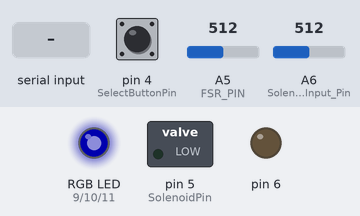
A sketch run on a simulated Arduino Nano, built with avr-gcc and run on an emulated ATmega328P. Shown: switched loads named in the sketch (green lamp = pin HIGH), an RGB LED mixed from three pins (HIGH = lit), output pins drawn as LEDs (lit = HIGH). The inputs (shaded band) are chosen by the test bench; at power-on: A5 (FSR_PIN) = 512, pin 4 (SelectButtonPin) HIGH, A6 (Solenoid_Input_Pin) = 512. Dim RGB values are drawn brighter than linear; what the sketch prints to the serial monitor is not drawn.

Above: at 1.2 s.
1.3 s: A5 (FSR_PIN) set to 790
4.3 s: A5 (FSR_PIN) set to 810
At 4.7 s:
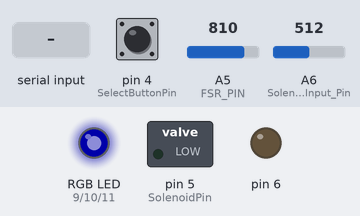
7.3 s: pin 4 (SelectButtonPin) pulled LOW for 0.15 s
At 8.91 s:
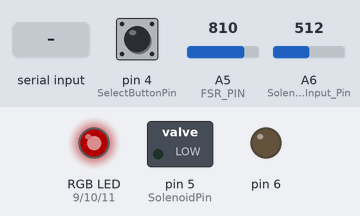
10.3 s: pin 4 (SelectButtonPin) pulled LOW for 1 s
At 10.72 s:
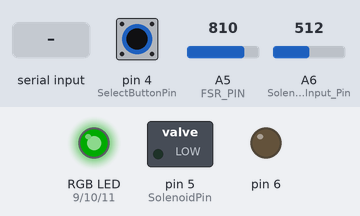
13.3 s: byte 13 ('\r') received over Serial
16.3 s: pin 4 (SelectButtonPin) pulled LOW for 0.15 s
At 17.03 s:
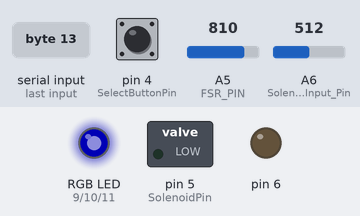
Timing chart, 0 to 20.4 s (numbered marks = the images above; inputs shaded):
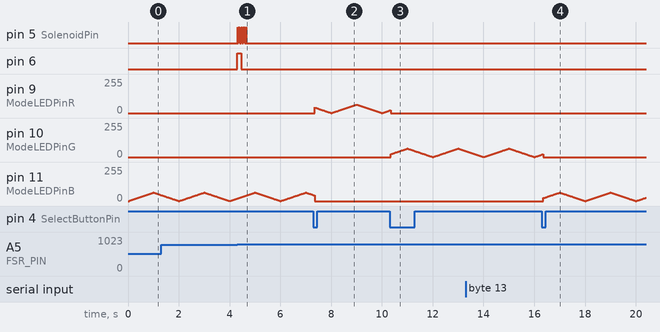

The sketch:

flamethrower.ino
```cpp
/*
  This is the firmware for my wrist-mounted flamethrower
  Hopefully, this isn't all overkill
*/
#include <EEPROM.h>
#include "common.h"
#include "ignitor.h"
#include "burst.h"
#include "settings.h"

Burst m_burst; // burst controller
Ignitor m_ignitor; // ignition controller

// some variables for receiveing and parsing from the user:
char message[50];
int mess_pos = 0;
char incomingByte = 0;

int TriggerButtonState = LOW;       // the current reading from the input pin
int lastTriggerButtonState = LOW;   // the previous reading from the input pin

int SelectButtonState = LOW;       // the current reading from the input pin
int lastSelectButtonState = LOW;   // the previous reading from the input pin

unsigned long lastTriggerDebounceTime = 0;  // the last time the trigger pin was toggled
unsigned long lastSelectDebounceTime = 0;  // the last time the trigger pin was toggled
#define  debounceDelay 50                 // the debounce time in milliseconds; increase if the output flickers


void setup()
{
  Serial.begin(115200); // set up the serial port
  while (!Serial) {
    ; // wait for serial port to connect. Needed for native USB port only
  }
  WelcomeMessage();
  PrintArgs(); // print the arguments
  LoadVars(); // load vars from eeprom
  SetupIO();
  m_burst.Init();
  m_ignitor.Init();
}

void SetupIO()
{
  pinMode(TriggerButtonPin, INPUT_PULLUP);  // inverted - button pressed = low, not pressed = high
  pinMode(SelectButtonPin, INPUT_PULLUP);  // inverted - button pressed = low, not pressed = high
  pinMode(Solenoid_Input_Pin, INPUT);  // solenoid input pin -  necessary?
  pinMode(FSR_PIN,INPUT);
}

void DoTriggerInput()
{
  //int reading = !digitalRead(TriggerButtonPin); //read and invert the trigger button pin, if pressed will be high, if not pressed will be low
  int reading=0;
  int freading = analogRead(FSR_PIN);
  if(freading>10){Serial.println("Raw Val : " + String(freading));}
  if (freading >800)
    {reading=HIGH;
    lastTriggerDebounceTime=millis();}
  else
  {reading=LOW;}
  if (reading != TriggerButtonState)  // check for change in trigger button state, either on->off or off->on
    {TriggerButtonState = reading;
      if (TriggerButtonState == HIGH) // the button went from off to on for the first time
      {// just transitioned high
        Serial.println("Triggered");
        m_burst.Start(); // start the burst of gas
        m_ignitor.Start(); // start the ignitor
      }
      else if (TriggerButtonState == LOW) // the button just went from on to off for the first time
      {if(m_burst.Mode() == eContinousFlame || m_burst.Mode() == eContinousBurst)// if we're in continous flame mode or continous burst mode, then we stop when the user lets go of the button
        {m_burst.End(); // manual end of flame / solenoid
          m_ignitor.End(); //manual end of ignitor, could have already ended at this point due to timeout
        }
      }
    }
  //save the reading. next time through the loop the state of the reading will be known as the lastTriggerButtonState
  lastTriggerButtonState = reading;
}
void DoModeInput(){
  int reading = !digitalRead(SelectButtonPin); //read and invert the select button pin, if pressed will be high, if not pressed will be low
  if (reading != lastSelectButtonState) {lastSelectDebounceTime = millis();} //if the reading is not equal to the last state set the last debounce time to current millis time
  //check the difference between current time and last registered button press time, if it's greater than user defined delay then change the state as it's not a bounce
  if ((millis() - lastSelectDebounceTime) > debounceDelay)
  {if (reading != SelectButtonState)  // check for change
    {SelectButtonState = reading;
      if (SelectButtonState == HIGH){Serial.println("ModeSwitch"); m_burst.NextMode();}// just transitioned high
    }
  }
  //save the reading. next time through the loop the state of the reading will be known as the lastTriggerButtonState
  lastSelectButtonState = reading;
}

void WelcomeMessage()
{
  Serial.println("************************************");
  Serial.println("Wrist-Mounted Flame-Thrower Firmware");
  Serial.println("Version 1.0.0.5 : 7.20.2018");
  Serial.println("PacManFan");
  Serial.println("pacmanfan321@gmail.com");
  Serial.println("Warrenty : Use at your own damn risk!");
}

void PrintArgs()
{
  Serial.println("***************************************");
  Serial.println("Commands: ");
  Serial.println("B <val> -Burst Duration (mS)");
  Serial.println("I <val> -Ignitor Duration (mS)");
  Serial.println("D <val> -Delay between bursts");
  Serial.println("T <val> -Solenoid Minimum On Value (0-255)");
  Serial.println("C - Do calibration for solenoid control");
  Serial.println("N - Next Mode");
  Serial.println("P - Print Live Status");
  Serial.println("E - Print EEPROM Values");
  Serial.println("S - Save Current values");
  Serial.println("Z - Trigger ignition sequence");
  Serial.println("X - Trigger burst sequence");
//  Serial.println("A - Stop All");
}

void Print_EEPROM_Vals()
{
  Serial.println("*****EEPROM Values:");
  Serial.print("Burst Duration (mS) : ");
  Serial.println(pVars.burst_duration);
  Serial.print("Ignition Duration (mS) : ");
  Serial.println(pVars.ignition_duration);
  Serial.print("Delay between Bursts (mS): ");
  Serial.println(pVars.burst_delay);
  Serial.print("Minimum POT Solenoid value: ");
  Serial.println(pVars.solenoid_pot_min);
  Serial.print("Maximum POT Solenoid value: ");
  Serial.println(pVars.solenoid_pot_max);
  Serial.print("Solenoid Initial Duration: ");
  Serial.println(SOLENOID_INITIAL_DURATION);
  Serial.print("Solenoid Gas acceleration: ");
  Serial.println(SOLENOID_ACCEL);
  Serial.print("Max LED brightness: ");
  Serial.println(MAX_LED);
}

void PrintVals()
{
  //now take a reading from the solenoid analog input, and show it
  Serial.print("Raw POT analog value (0 - 1023): ");
  Serial.println(analogRead(Solenoid_Input_Pin));
  Serial.print("scaled PWM analog value: ");
  Serial.println(SolenoidPWMValue);
  m_burst.PrintMode();
  //print button states
  Serial.print("Trigger Button State: ");
  Serial.println(TriggerButtonState);
  Serial.print("Mode Select Button State: ");
  Serial.println(SelectButtonState);

}

// parse the complete recieved message
void ParseMessage()
{
  Serial.println(message);
  char func = message[0];
  func = toupper(func); // convert to upper case
  switch (func)
  {
    case 'B': // duration of burst
      sscanf((const char *)&message[2], "%d", &pVars.burst_duration);
      Print_EEPROM_Vals();
      break;
    case 'I': // duration of the ignition
      sscanf((const char *)&message[2], "%d", &pVars.ignition_duration);
      Print_EEPROM_Vals();
      break;
    case 'D':
      sscanf((const char *)&message[2], "%d", &pVars.burst_delay);
      Print_EEPROM_Vals();
      break;
//    case 'Y':
//      sscanf((const char *)&message[2], "%d", &pVars.solenoid_Initial_Duration);
//      Print_EEPROM_Vals();
//      break;
//    case 'U':
//      sscanf((const char *)&message[2], "%d", &pVars.solenoid_acceleration);
//      Print_EEPROM_Vals();
//      break;
//    case 'O':
//      sscanf((const char *)&message[2], "%d", &pVars.maxLED);
//      Print_EEPROM_Vals();
//      break;
    case 'C':
      CalibratePotInput(); // do calibration
      PrintVals();
      break;
    case 'N': // Next Mode
      m_burst.NextMode();
      break;
    case 'S': // save data
      SaveVars();
      break;
    case 'P':
      PrintVals();
      break;
    case 'E':
      Print_EEPROM_Vals();
      break;
    case 'Z':
      m_ignitor.Start(); // trigger the ignition sequence
      break;
    case 'X':
      m_burst.Start(); // trigger the burst sequence
      break;
    case 'A':
      m_burst.End(); // End the burst if active
      m_ignitor.End(); // end the ingition if active
      break;
    default:
      PrintArgs();
      break;
  }
}
/*
  This function reads from the serial if available and runs the command
*/
void DoSerial()
{
  if (Serial.available() > 0)
  {
    incomingByte = Serial.read();
    if (incomingByte == '\r')
    {
      //end of message
      Serial.println("Recieved");
      message[mess_pos++] = 0; // terminate the string
      mess_pos = 0; //reset back to first position
      ParseMessage();
    }
    else
    {
      message[mess_pos++] = incomingByte; // store next incoming byte
    }
  }
}
// small calibration routine
void CalibratePotInput()
{
  //eat any input
  while (Serial.available() > 0)Serial.read();
  Serial.println("******** Analog solenoid potentiometer input calibration routine: ");
  Serial.println("Move the sensor to the MINIMUM position and press any key");
  while (Serial.available() > 0){} // do nothing
  pVars.solenoid_pot_min = analogRead(Solenoid_Input_Pin);
  Serial.println("Move the sensor to the MAXIMUM position and press any key");
  while (Serial.available() > 0){} // do nothing
  pVars.solenoid_pot_max = analogRead(Solenoid_Input_Pin);
  //we really need to determine the minimum PWM 'trip' value - this is the value that is the minimum for
  //gas to start flowing
  //solenoid_PWM_min; // the minimum value at which the PWM will trip the solenoid (0-255)
  Serial.print("Min: ");
  Serial.println(pVars.solenoid_pot_min);
  Serial.print("Max: ");
  Serial.println(pVars.solenoid_pot_max);
  Serial.println("Remember to save values to EEPROM with the 'S' command.");
}

void DoPotInput()
{
  //read the 10K potentiometer
  // translate and scale the value
  //set the PWM value for the solenoid
  //SolenoidPWMValue = map(analogRead(Solenoid_Input_Pin),0,1023,pVars.solenoid_PWM_min,255);
  SolenoidPWMValue = map(analogRead(Solenoid_Input_Pin),0,1023,-SOLENOID_MIN_DURATION,SOLENOID_MIN_DURATION);
}

void loop()
{
  DoSerial(); // receive and process commands from serial
  DoTriggerInput(); // handle the trigger button
  DoModeInput(); // handle the select button
  DoPotInput(); // read the analog potentiometer value and set the SolenoidPWMValue variable
  m_burst.Update(); // update the state machine for the burst controller
  m_ignitor.Update(); // update the state machine for the ignition controller
}
```

burst.cpp
```cpp
//#include <Arduino.h>
#include "common.h"
#include "burst.h"
#include "ignitor.h"

/*
Shape of solenoid burst:
So, this funny graph deserves some explanation:
The solenoid *kinda can be PWM controlled with values from 0->255 from the Arduino 8-bit DAC
It requires an initial high PWM value (near full val of 220 - 255) to initially open the valve.
After the valve is opened (B), the PWM can be scaled back to a lower value (C) and still be held partially open
It can then be ramped up to the desired value from ( C->D ) which is the Max value used for this burst.
The time period from C->D is based on the acceleration of the gas to allow for ignition.
The time period from A->C (eInitialOpen) can probably be fairly short (20mS - 25mS according to specs of the solenoid response time)
The solenoid PWM value is then held at level D/E until the burst period is over and then dropped down to 0 (F) to turn off again

PWM
255
       B_
       | |
       | |   D________E
       | |  /         |
       | | /          |
       | |/           |
       | C            |
       |              |
  -----A              F---------
0
TIME ---------->
*/
int valtoggle = LOW;
unsigned long togltime = 0;
/*
This function is called at application start-up
*/
void Burst::Init()
{
  m_state = eIdle;
  //BurstTime = 0;
  pinMode(SolenoidPin, OUTPUT);  // set up the pin for the gas solenoid valve
  digitalWrite(SolenoidPin, LOW); // set it to off
  pinMode(ModeLEDPinR, OUTPUT);  // set up the RED
  analogWrite(ModeLEDPinR, LOW); // set it to off
  pinMode(ModeLEDPinG, OUTPUT);  // set up the Green
  analogWrite(ModeLEDPinG, LOW); // set it to off
  pinMode(ModeLEDPinB, OUTPUT);  // set up the Blue
  analogWrite(ModeLEDPinB, LOW); // set it to off
  Serial.println("Burst Setup complete");
  SetMode(eSingleBurst);
}

// This is the function used to start the burst sequence
void Burst::Start()
{
  m_state = eWaitForDone; //set the state machine
  BurstTime = millis(); // mark when we started
  togltime = millis();
}

/*
This is called to end a burst
*/
void Burst::End()
{
  analogWrite(SolenoidPin,0); // turn off the solenoid valve
  m_state = eIdle; // move the state machine back to idle
}
/*
This is the main state machine that uses time to go to the next state
We initially spike the valve at full value to make sure it's open, then reduce it to the starting value quickly
We then use an acceleration value to the solenoid PWM,
What this means is that we'll start to emit gas slow, and accelerate the output rate up to the max
value over a short period of time
this will allow the gas to ignite prior to achieving maximum flow rate
The SolenoidPWMValue controlled by the potentiometer is the Max flow rate of the gas through the solenoid
*/
void Burst::Update()
{
  unsigned long timenow = millis(); // get the time now
  UpdateModeLED(); // update the pulsing led

  switch(m_state)
  {
    case eIdle: // do nothing
    break;
    case eWaitForDone:

        if(timenow > togltime)
        {
          // next mod is to add some basic PWM in here to control the on/off ratio instead of the speed
          if(valtoggle == LOW)
          {
            digitalWrite(SolenoidPin,valtoggle); // Set the solenoid PWM valve
            valtoggle = HIGH;
            togltime = timenow + 11 + SolenoidPWMValue;
          }
          else // high
          {
            digitalWrite(SolenoidPin,valtoggle); // Set the solenoid PWM valve
            valtoggle = LOW;
            togltime = timenow + 11 + (-1 * SolenoidPWMValue);
          }

        }
        // check to see if we're past the time
        if(timenow > (BurstTime + pVars.burst_duration))
        {
          switch(Mode())
          {
            case eContinousFlame: // do nothing, user must end manually by letting go of the button
            break;
            case eContinousBurst:
                //go to the rest state between bursts
                analogWrite(SolenoidPin,0); // Set the solenoid PWM valve
                m_state = eRest; // move the the next state
                //restart the timer for the rest period
                BurstTime = millis();
            break;
            case eSingleBurst:
                analogWrite(SolenoidPin,0); // Set the solenoid PWM valve
                m_state = eIdle;//we're done here, go back to idle
            break;
          }
        }
    break;
    case eRest:
        if(timenow > (BurstTime + pVars.burst_delay))
        {
          Start(); // start another burst
          //we need to start the ignitor too
          m_ignitor.Start();
        }
    break;
    }
}

/*
This function will cycle through to the next mode
*/
void Burst::NextMode()
{
  switch (m_mode)
    {
      case eSingleBurst:
        SetMode(eContinousBurst);
        break;
      case eContinousBurst:
        SetMode(eContinousFlame);
        break;
      case eContinousFlame:
        SetMode(eSingleBurst);
        break;
    }
}

void Burst::SetMode(eFlameMode mode)
{
  m_mode = mode;
  //set all the leds low - the UpdateModeLED will take care of colors
  analogWrite(ModeLEDPinR,0);
  analogWrite(ModeLEDPinG,0);
  analogWrite(ModeLEDPinB,0);
}

void Burst::PrintMode()
{
  Serial.print("Current Burst Mode : ");
  switch (m_mode)
  {
    case eSingleBurst: // a single fireball burst of duration X will occur
      Serial.println("Single Burst");
      break;
    case eContinousBurst: // a fireball burst of duration X will occur with a delay of Y between bursts
      Serial.println("Continous Burst");
      break;
    case eContinousFlame: // the flame will be continous
      Serial.println("Continous Flame");
      break;
  }
}

// make the LED pulse the correct color based on the time
// this will pulse the led once per sec
// using the min / max values for each led stored in the eeprom

void Burst::UpdateModeLED()
{
  unsigned long timenow = millis(); // get the current time in mS
  int ms = timenow % 1000; // take the 0 -> 999 modulus remainder
  int odd = 0; // assume we're on an even second
  unsigned long timesec = timenow / 1000; // integer division to get the seconds

  if(timesec & 1) // if the LSB is 1, then this is an odd number
    odd = 1;

  int pin = ModeLEDPinR; // give it a default
  int valmax=MAX_LED; //default
  //figure out which pin and max we're working with

  switch (m_mode)
  {
    case eSingleBurst:
      pin = ModeLEDPinB;
      break;
    case eContinousBurst:
      pin = ModeLEDPinR;
      break;
    case eContinousFlame:
      pin = ModeLEDPinG;
      break;
  }

  // ok, now we have everything we need
  int ledval = 0;
  if(odd)
  {
      ledval = map(ms,0,1000,valmax,0); // go down in brightness
  }else
  {
      ledval = map(ms,0,1000,0,valmax); // increase in brightness
  }
  //write the value to the LED
  analogWrite(pin,ledval);
}
```

burst.h
```cpp
#ifndef BURST
#define BURST

#include "common.h"

/*

 This class controls the solenoid to perform bursts or continous flame
 it also controls the RGB LED to indicate the current mode

  We're going to cycle through 3 modes,
  1 ) Single Fireball Burst (Red)
  2 ) Continous Burst mode (Green)
  3 ) Continous flame (Blue)

  A single common cathode LED is used to indicate mode (Common ground)
*/

enum eFlameMode
{
  eSingleBurst,  // a single fireball burst of duration X will occur
  eContinousBurst, // a fireball burst of duration X will occur with a delay of Y between bursts
  eContinousFlame // the flame will be continous, ignition is still time-controlled
};

/*A state machine to track the burst state
This makes it easier to do multiple bursts*/
enum eBurstState
{
  eIdle, // no bursting
  eStart, // burst state just started
  eInitialOpen, // The initial period of time to get the solenoid to open
  eWaitForDone, //waiting for the burst to end and ramping up gas via acceleration
  eRest // rest between multiple bursts
};

class Burst
{
public:
  unsigned long BurstTime;
  eFlameMode m_mode;
  eBurstState m_state;
  void Init();
  void Start();
  void Update();
  void End(); // for manual ending of the burst
  void NextMode();
  void SetMode(eFlameMode mode);
  void PrintMode();
  eFlameMode Mode(){return m_mode;}
private:
  void UpdateModeLED(); // make them pulse based on the time
};

#endif
```

Source omitted: common.cpp (422 bytes), common.h (1223 bytes), ignitor.cpp (1173 bytes), ignitor.h (385 bytes), settings.cpp (857 bytes), settings.h (846 bytes)

Measured:
- the behaviour switches between 800 and 801 on A5 (FSR_PIN) (found by bisection; images 0 and 1)
- after the input at 4.3 s, pin 5 (SolenoidPin): alternates HIGH for 0.01 s and LOW for 0.01 s, 28 changes in all, then stays LOW, starting at once; pin 6: LOW → HIGH at once, → LOW 0.15 s later
